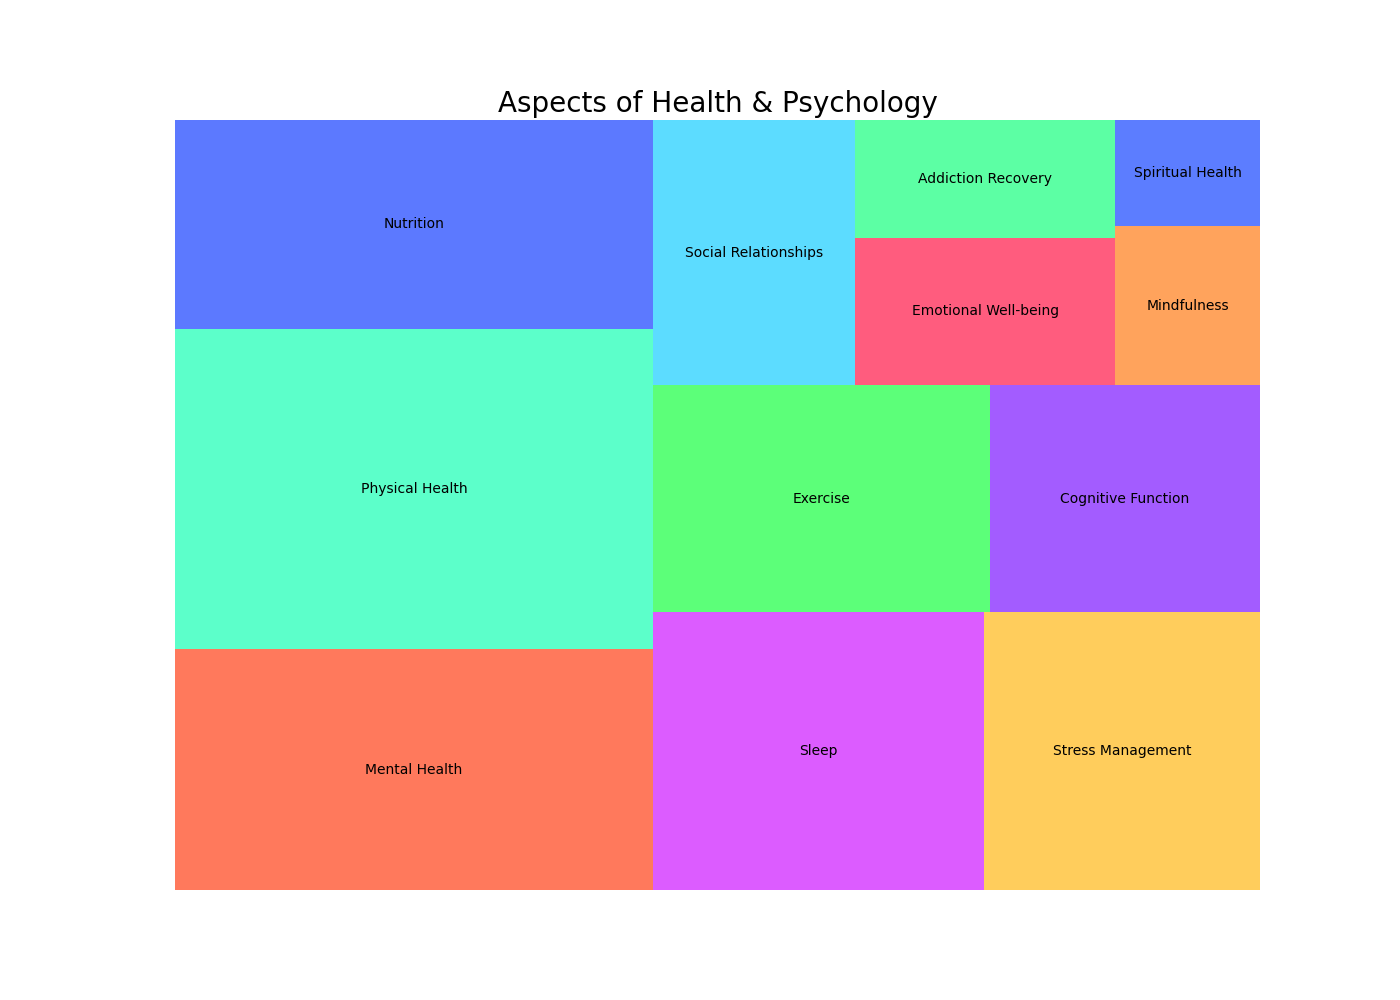

Recreate this plot in Python.

import matplotlib.pyplot as plt
import pandas as pd
import squarify

# Data for the treemap
data = {
    'Aspect': ['Mental Health', 'Physical Health', 'Nutrition', 'Sleep', 'Stress Management', 'Exercise', 
               'Cognitive Function', 'Social Relationships', 'Emotional Well-being', 'Addiction Recovery', 
               'Mindfulness', 'Spiritual Health'],
    'Percentage': [0.15, 0.20, 0.13, 0.12, 0.10, 0.10, 0.08, 0.07, 0.05, 0.04, 0.03, 0.02]
}

# Convert the data to a DataFrame
df = pd.DataFrame(data)

# Define color list
colors = ['#FF5733', '#33FFBD', '#3358FF', '#D433FF', '#FFC133', '#33FF57', '#8C33FF', '#33D4FF', 
          '#FF335E', '#33FF8E', '#FF8C33', '#335CFF']

# Plot the Treemap
plt.figure(figsize=(14, 10))
squarify.plot(sizes=df['Percentage'], label=df['Aspect'], color=colors, alpha=0.8)
plt.title('Aspects of Health & Psychology', fontsize=20)
plt.axis('off')
plt.show()
